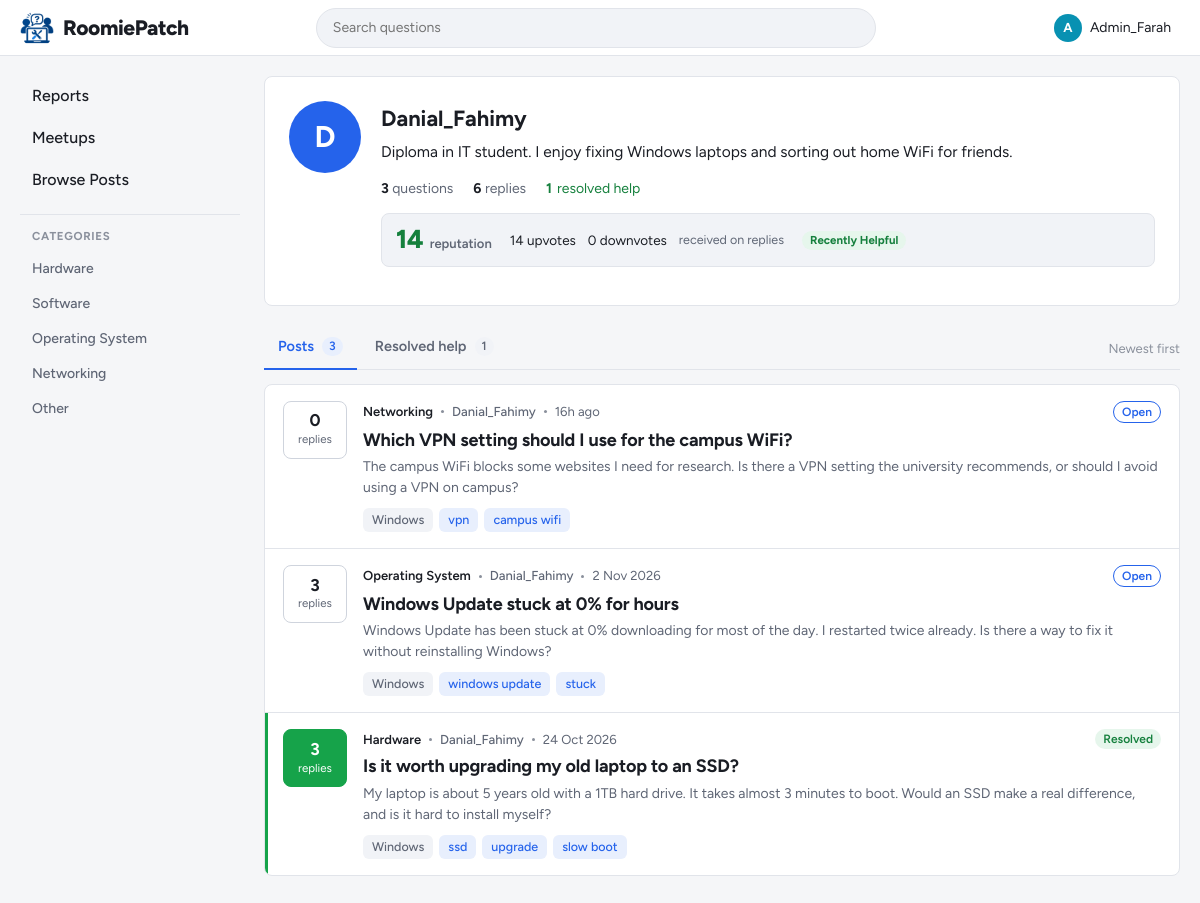
The page /student/profile.php?id=1 (signed in) on the database as committed earlier.
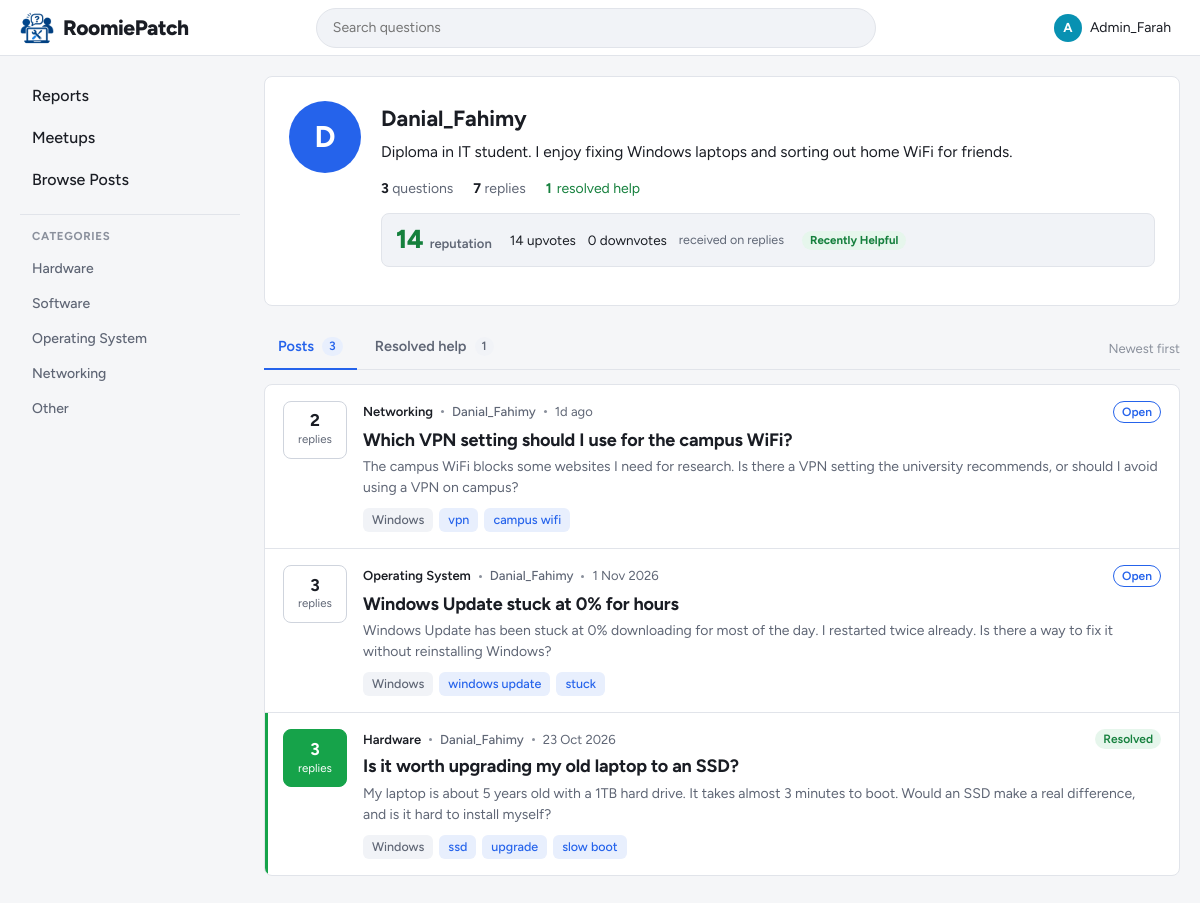
The same page on the database as committed later.
### tables this page shows
CREATE TABLE posts (
    post_id     INT AUTO_INCREMENT PRIMARY KEY,
    user_id     INT NOT NULL,
    title       VARCHAR(150) NOT NULL,
    description TEXT NOT NULL,
    category_id INT NOT NULL,
    device_os   ENUM('Windows', 'macOS', 'Linux', 'Android', 'iOS', 'Other') NOT NULL,
    tags        VARCHAR(255) NULL,                 
    status      ENUM('Open', 'Resolved') NOT NULL DEFAULT 'Open',
    created_at  DATETIME NOT NULL DEFAULT CURRENT_TIMESTAMP,
    FOREIGN KEY (user_id) REFERENCES users(user_id) ON DELETE CASCADE,
    FOREIGN KEY (category_id) REFERENCES categories(category_id)
);

CREATE TABLE categories (
    category_id   INT AUTO_INCREMENT PRIMARY KEY,
    category_name VARCHAR(50) NOT NULL UNIQUE
);

CREATE TABLE users (
    user_id   INT AUTO_INCREMENT PRIMARY KEY,
    username  VARCHAR(50)  NOT NULL UNIQUE,
    login_id  VARCHAR(20)  NOT NULL UNIQUE,       
    password  VARCHAR(255) NOT NULL,              
    role      ENUM('student', 'admin') NOT NULL DEFAULT 'student',
     
     
    reputation INT NOT NULL DEFAULT 0,
    bio       TEXT NULL
);

### includes/functions.php (called while the page is built, shortened)
<?php
function e($text)
{
    return htmlspecialchars((string) $text, ENT_QUOTES, 'UTF-8');
}
function time_ago($datetime)
{
    $seconds = time() - strtotime($datetime);
    if ($seconds < 86400) {
        return floor($seconds / 3600) . 'h ago';
    }
    if ($seconds < 7 * 86400) {
        return floor($seconds / 86400) . 'd ago';
    }
    return date('j M Y', strtotime($datetime));
}
function excerpt($text, $length = 160)
{
    $text = trim($text);
    if (mb_strlen($text) <= $length) {
        return $text;
    }
    return rtrim(mb_substr($text, 0, $length)) . '...';
}
function tag_list($tags)
{
    $list = [];
    foreach (explode(',', (string) $tags) as $tag) {
        $tag = trim($tag);
        if ($tag !== '') {
            $list[] = $tag;
        }
    }
    return $list;
}
function get_text($name, $max = 100)
{
    $value = $_GET[$name] ?? '';
    return mb_substr(trim($value), 0, $max);
}

### includes/post_card.php (the view, shortened to what the changed rows need)
<?php
$is_resolved = $post['status'] === 'Resolved';
$post_link = BASE_URL . 'student/post.php?id=' . (int) $post['post_id'];
$profile_link = BASE_URL . 'student/profile.php?id=' . (int) $post['user_id'];
$replies_label = $post['reply_count'] == 1 ? 'reply' : 'replies';
?>
<article class="post-card<?= $is_resolved ? ' is-resolved' : '' ?>">
    <div class="post-stat<?= $is_resolved ? ' resolved' : '' ?>"
         title="<?= $is_resolved ? 'Resolved' : 'Open' ?>, <?= (int) $post['reply_count'] ?> <?= $replies_label ?>">
        <span class="post-stat-count"><?= (int) $post['reply_count'] ?></span>
        <span class="post-stat-label"><?= $replies_label ?></span>
    </div>
    <div class="post-body">
        <div class="post-meta">
            <span class="post-category"><?= e($post['category_name']) ?></span>
            <span class="dot" aria-hidden="true"></span>
            <a class="post-author" href="<?= $profile_link ?>"><?= e($post['username']) ?></a>
            <span class="dot" aria-hidden="true"></span>
            <time datetime="<?= e($post['created_at']) ?>"><?= e(time_ago($post['created_at'])) ?></time>
            <?php if ($is_resolved): ?>
                <span class="status-badge resolved"><?= icon('check', 14) ?>Resolved</span>
            <?php else: ?>
                <span class="status-badge open">Open</span>
            <?php endif; ?>
        </div>
        <h3 class="post-title"><a href="<?= $post_link ?>"><?= e($post['title']) ?></a></h3>
        <p class="post-excerpt"><?= e(excerpt($post['description'])) ?></p>
        <div class="post-footer">
            <span class="chip chip-device"><?= e($post['device_os']) ?></span>
            <?php foreach (tag_list($post['tags']) as $card_tag): ?>
                <a class="chip" href="<?= BASE_URL ?>student/browse.php?tag=<?= urlencode($card_tag) ?>"><?= e($card_tag) ?></a>
            <?php endforeach; ?>
        </div>
    </div>
</article>

### student/profile.php (shortened to what the changed rows need)
<?php
require_once '../config/db.php';
$my_id = (int) $_SESSION['user_id'];
$profile_id = (int) get_text('id');
$tab = get_text('tab') === 'help' ? 'help' : 'posts';
$stmt = $conn->prepare('SELECT user_id, username, bio FROM users WHERE user_id = ? AND role = "student"');
$stmt->bind_param('i', $profile_id);
$stmt->execute();
$profile = $stmt->get_result()->fetch_assoc();
$is_me = $profile && (int) $profile['user_id'] === $my_id;
$stmt = $conn->prepare('SELECT COUNT(*) AS total FROM replies WHERE user_id = ?');
$stmt->bind_param('i', $profile_id);
$stmt->execute();
$reply_count = (int) $stmt->get_result()->fetch_assoc()['total'];
$stmt = $conn->prepare("SELECT COALESCE(SUM(v.vote_type = 'upvote'), 0) AS ups, COALESCE(SUM(v.vote_type = 'downvote'), 0) AS downs
                        FROM reply_votes v JOIN replies r ON r.reply_id = v.reply_id WHERE r.user_id = ?");
$stmt->bind_param('i', $profile_id);
$stmt->execute();
if ($tab === 'help') {
    $stmt = $conn->prepare(POST_LIST_SQL . '
        WHERE p.post_id IN (SELECT post_id FROM replies WHERE user_id = ? AND is_resolved = 1)
        ORDER BY p.created_at DESC');
} else {
    $stmt = $conn->prepare(POST_LIST_SQL . ' WHERE p.user_id = ? ORDER BY p.created_at DESC');
}
$stmt->bind_param('i', $profile_id);
$stmt->execute();
$posts = $stmt->get_result();
include '../includes/header.php';
?>
<main class="content">
    <section class="profile-card">
        <div class="profile-info">
            <h1><?= e($profile['username']) ?><?php if ($is_me): ?> <span class="author-tag">You</span><?php endif; ?></h1>
            <ul class="profile-stats">
                <li><strong><?= $reply_count ?></strong> <?= $reply_count === 1 ? 'reply' : 'replies' ?></li>
            </ul>
        </div>
    </section>
    <div class="feed">
        <?php if ($posts->num_rows === 0): ?>
            <div class="empty-state">
                <?php if ($tab === 'help'): ?>
                    <strong>No resolved help yet</strong>
                    <?= $is_me ? 'When your reply solves someone\'s problem, the question shows up here.' : 'Replies by ' . e($profile['username']) . ' that solve a problem show up here.' ?>
                <?php else: ?>
                    <strong>No questions yet</strong>
                    <?= $is_me ? 'Questions you ask will show up here.' : e($profile['username']) . ' has not asked any questions.' ?>
                <?php endif; ?>
            </div>
        <?php else: ?>
            <?php while ($post = $posts->fetch_assoc()): ?>
                <?php include '../includes/post_card.php'; ?>
            <?php endwhile; ?>
        <?php endif; ?>
    </div>
</main>
<?php include '../includes/footer.php'; ?>

Rows that differ between the two databases and show on the page:
changed posts "Which VPN setting should I use for the campus WiFi?": reply_count "0" → "2"; created_at "16h ago" → "1d ago"
changed posts "Windows Update stuck at 0% for hours": created_at "2 Nov 2026" → "1 Nov 2026"
changed posts "Is it worth upgrading my old laptop to an SSD?": created_at "24 Oct 2026" → "23 Oct 2026"
Other text that changed with them:
$reply_count: "6" → "7"
